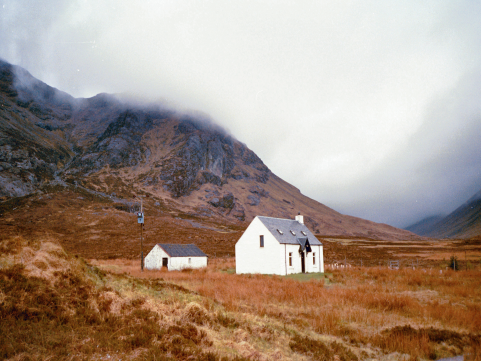
#> input picture images/scotland_house.png, 481 x 361 px
$ python sample3.py
#> lines starting #> are read from the running program, lines starting #| are printed output that depends on the picture
# Bora
from os.path import basename

# USAGE
# python bb_main.py --source images/ocean_sunset.jpg --target images/ocean_day.jpg

# import the necessary packages
from color_transfer import color_transfer
import numpy as np
import argparse
import cv2


# -------------------------------------

def color_transfer_level1(source, target):
    print("source img width: ", source.shape[1])
    print("source img height: ", source.shape[0])
    print("source img channels: ", source.shape[2])
    print("source first pixel RGB: ", source[1, 1])
    source = cv2.cvtColor(source, cv2.COLOR_BGR2LAB).astype("float32")
    target = cv2.cvtColor(target, cv2.COLOR_BGR2LAB).astype("float32")
    print("source first pixel LAB: ", source[1, 1])

    """
    # Backward transformation
    source = cv2.cvtColor(source.astype("uint8"), cv2.COLOR_LAB2BGR)
    target = cv2.cvtColor(target.astype("uint8"), cv2.COLOR_LAB2BGR)
    print "source first pixel RGB: ", source[1,1]
    """
    # compute color statistics for the source and target images
    (lMeanSrc, lStdSrc, aMeanSrc, aStdSrc, bMeanSrc, bStdSrc) = image_stats(source)
    (lMeanTar, lStdTar, aMeanTar, aStdTar, bMeanTar, bStdTar) = image_stats(target)

    # subtract the means from the target image
    # (l_s, a_s, b_s) = cv2.split(source)
    # (l_t, a_t, b_t) = cv2.split(target)
    source_channels = cv2.split(source)
    target_channels = cv2.split(target)

    result = []
    for i in range(3):
        print("i:", i)
        l_s = source_channels[i]
        l_t = target_channels[i]
        # print "l_t:", l_t
        l_t_flat = l_t.flatten()
        # print "l_t_flat:", l_t_flat
        print("len(l_t_flat):", len(l_t_flat))
        l_t_flat_sorted = np.sort(l_t_flat)
        # print "l_t_flat_sorted:", l_t_flat_sorted
        # print "l_s:", l_s
        l_s_flat = l_s.flatten()
        # print "l_s_flat:", l_s_flat
        print("len(l_s_flat):", len(l_s_flat))
        # second tuple sort
        indices_when_sorted = [i[0] for i in sorted(enumerate(l_s_flat), key=lambda x: x[1])]
        # print "indices_when_sorted:", indices_when_sorted[:5], "..."
        print("len(indices_when_sorted):", len(indices_when_sorted))
        if len(l_s_flat) > len(l_t_flat):  # l_s 750000, l_t 669000
            differ = len(l_s_flat) - len(l_t_flat)  # 81000
            # print "differ:", differ
            jump = len(l_t_flat) / float(differ)  # 8.25...
            # print "jump:", jump
            tmp = []
            counter = jump
            for i in range(len(l_t_flat_sorted)):
                tmp += [l_t_flat_sorted[i]]
                if i == int(counter):
                    tmp += [l_t_flat_sorted[i]]
                    counter += jump
            l_t_flat_sorted = tmp
        elif len(l_s_flat) < len(l_t_flat):  # l_s 669000, l_t 750000
            differ = len(l_t_flat) - len(l_s_flat)  # 81000
            # print "differ:", differ
            jump = len(l_s_flat) / float(differ)  # 8.25...
            # print "jump:", jump
            tmp = []
            counter = jump
            for i in range(len(l_t_flat_sorted)):
                if i == int(counter):
                    counter += jump
                    continue
                tmp += [l_t_flat_sorted[i]]
            l_t_flat_sorted = tmp

        print("len(l_t_flat_sorted*):", len(l_t_flat_sorted))
        for i in range(len(l_t_flat_sorted)):
            l_s_flat[indices_when_sorted[i]] = l_t_flat_sorted[i]
        l_s = np.reshape(l_s_flat, (-1, source.shape[1]))
        print("ls.shape:", l_s.shape)

        # clip the pixel intensities to [0, 255] if they fall outside
        # this range
        l_s = np.clip(l_s, 0, 255)
        result += [l_s]
    print(result)
    # merge the channels together and convert back to the RGB color
    # space, being sure to utilize the 8-bit unsigned integer data
    # type
    transfer = cv2.merge(result)
    transfer = cv2.cvtColor(transfer.astype("uint8"), cv2.COLOR_LAB2BGR)

    # return the color transferred image
    return transfer


def image_stats(image):
	# compute the mean and standard deviation of each channel
	(l, a, b) = cv2.split(image)
	"""
	print "l:\n", l
	print "a:\n", a
	print "b:\n", b
	"""
	(lMean, lStd) = (l.mean(), l.std())
	(aMean, aStd) = (a.mean(), a.std())
	(bMean, bStd) = (b.mean(), b.std())
	"""
	print "(lMean, lStd): ", (lMean, lStd)
	print "(aMean, aStd): ", (aMean, aStd)
	print "(bMean, bStd): ", (bMean, bStd)
	"""
	# return the color statistics
	return (lMean, lStd, aMean, aStd, bMean, bStd)

# -------------------------------------

def show_image(title, image, width=800):
    # resize the image to have a constant width, just to
    # make displaying the images take up less screen real
    # estate
    r = width / float(image.shape[1])
    dim = (width, int(image.shape[0] * r))
    resized = cv2.resize(image, dim, interpolation=cv2.INTER_AREA)

    # show the resized image
    cv2.imshow(title, resized)


# [15 lines of commented-out code are left out]
source_path = "images/scotland_house.png"
target_path = "images/scotland_plain.png"
transfer_path = "images/failed.png"
source = cv2.imread(source_path, cv2.IMREAD_COLOR)
#> source is the input picture: shape (361, 481, 3); mean B, G, R 133.6, 146.5, 164.7
target = cv2.imread(target_path, cv2.IMREAD_COLOR)
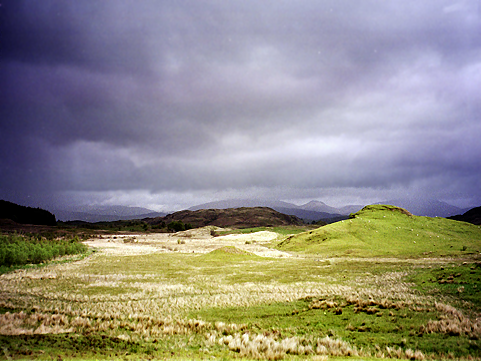
#> input picture images/scotland_plain.png, 481 x 361 px
#> target is the input picture: shape (361, 481, 3); mean B, G, R 131.3, 139.6, 143.6
transfer = color_transfer_level1(source, target)
#| source img width:  481
#| source img height:  361
#| source img channels:  3
#| source first pixel RGB:  [220 201 188]
#> in color_transfer_level1, `source = cv2.cvtColor(source, cv2.COLOR_BGR2LAB).astype("float32")`:
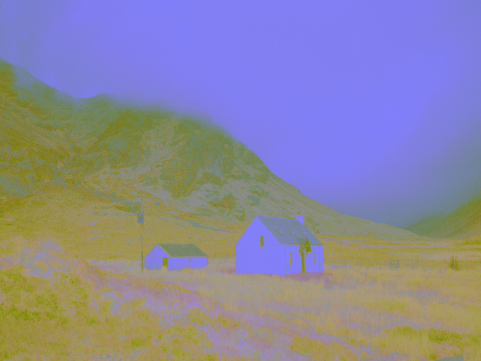
#> source: shape (361, 481, 3) float32; mean of channels 0, 1, 2 156.2, 134.8, 138.5; drawn as B, G, R
#> in color_transfer_level1, `target = cv2.cvtColor(target, cv2.COLOR_BGR2LAB).astype("float32")`:
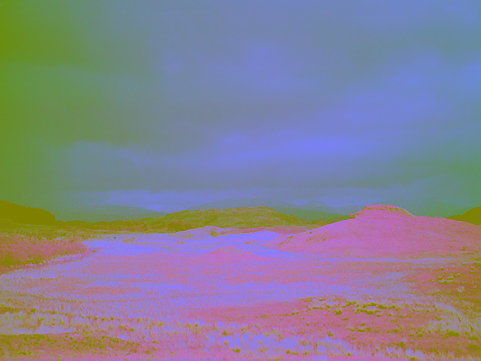
#> target: shape (361, 481, 3) float32; mean of channels 0, 1, 2 147.5, 130.2, 132.4; drawn as B, G, R
#| source first pixel LAB:  [206. 127. 117.]
#> in image_stats, `(lMean, lStd) = (l.mean(), l.std())`: lMean = 156.2; lStd = 70.53
#> in image_stats, `(aMean, aStd) = (a.mean(), a.std())`: aMean = 134.8; aStd = 8.87
#> in image_stats, `(bMean, bStd) = (b.mean(), b.std())`: bMean = 138.5; bStd = 16.97
#> in color_transfer_level1, `(lMeanSrc, lStdSrc, aMeanSrc, aStdSrc, bMeanSrc, bStdSrc) = image_stat..`: lMeanSrc = 156.2; lStdSrc = 70.53; aMeanSrc = 134.8; aStdSrc = 8.87; bMeanSrc = 138.5; bStdSrc = 16.97
#> in image_stats (call 2), `(l, a, b) = cv2.split(image)`:
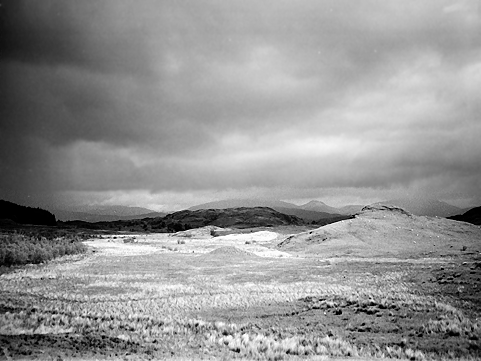
#> l: shape (361, 481) float32; min 0, max 254, mean 147.5
#> in image_stats (call 2), `(l, a, b) = cv2.split(image)`:
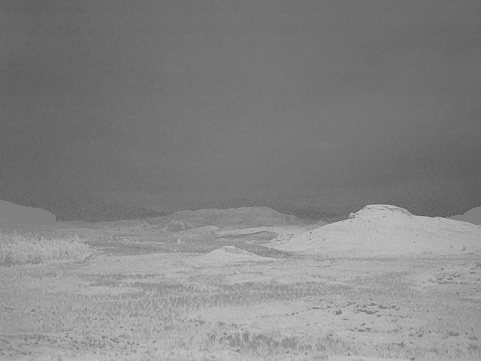
#> b: shape (361, 481) float32; min 84, max 201, mean 132.4
#> in image_stats (call 2), `(lMean, lStd) = (l.mean(), l.std())`: lMean = 147.5; lStd = 53.29
#> in image_stats (call 2), `(aMean, aStd) = (a.mean(), a.std())`: aMean = 130.2; aStd = 8.72
#> in image_stats (call 2), `(bMean, bStd) = (b.mean(), b.std())`: bMean = 132.4; bStd = 27.48
#> in color_transfer_level1, `(lMeanTar, lStdTar, aMeanTar, aStdTar, bMeanTar, bStdTar) = image_stat..`: lMeanTar = 147.5; lStdTar = 53.29; aMeanTar = 130.2; aStdTar = 8.72; bMeanTar = 132.4; bStdTar = 27.48
#> the loop in color_transfer_level1, `for i in range(3):` made 3 passes
#| len(l_t_flat): 173641
#| len(l_s_flat): 173641
#| len(indices_when_sorted): 173641
#| len(l_t_flat_sorted*): 173641
#| len(l_t_flat): 173641
#| len(l_s_flat): 173641
#| len(indices_when_sorted): 173641
#| len(l_t_flat_sorted*): 173641
#| len(l_t_flat): 173641
#| len(l_s_flat): 173641
#> (further printed lines are left out)
#> pass 1, in color_transfer_level1, `l_s = np.reshape(l_s_flat, (-1, source.shape[1]))`:
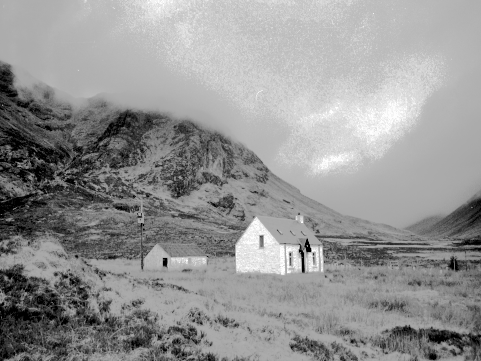
#> l_s: shape (361, 481) float32; min 0, max 254, mean 147.5
#> after the loop in color_transfer_level1, `for i in range(3):`: result = 3 items
#> (printed output is left out)
#> in color_transfer_level1, `transfer = cv2.cvtColor(transfer.astype("uint8"), cv2.COLOR_LAB2BGR)`:
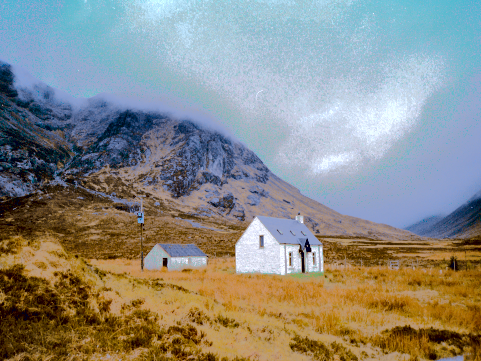
#> transfer: shape (361, 481, 3); mean B, G, R 133, 139.8, 139

"""
# show the images and wait for a key press
show_image("Source", source)
show_image("Target", target)
show_image("Transfer", transfer)
"""

# write to file
# cv2.imwrite(outname, transfer)

# cv2.waitKey(0)
